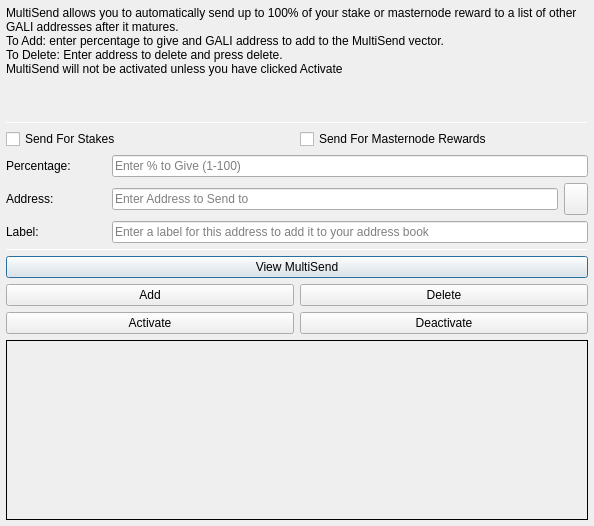
<?xml version="1.0" encoding="UTF-8"?>
<ui version="4.0">
 <class>MultiSendDialog</class>
 <widget class="QDialog" name="MultiSendDialog">
  <property name="windowModality">
   <enum>Qt::NonModal</enum>
  </property>
  <property name="geometry">
   <rect>
    <x>0</x>
    <y>0</y>
    <width>594</width>
    <height>526</height>
   </rect>
  </property>
  <property name="windowTitle">
   <string>MultiSend</string>
  </property>
  <layout class="QVBoxLayout" name="verticalLayout" stretch="0">
   <property name="leftMargin">
    <number>6</number>
   </property>
   <property name="topMargin">
    <number>6</number>
   </property>
   <property name="rightMargin">
    <number>6</number>
   </property>
   <property name="bottomMargin">
    <number>6</number>
   </property>
   <item>
    <layout class="QVBoxLayout" name="verticalLayout_Main" stretch="1,1,1,0,1,1,1">
     <item>
      <widget class="QLabel" name="label_2">
       <property name="lineWidth">
        <number>1</number>
       </property>
       <property name="text">
        <string>MultiSend allows you to automatically send up to 100% of your stake or masternode reward to a list of other GALI addresses after it matures.
To Add: enter percentage to give and GALI address to add to the MultiSend vector.
To Delete: Enter address to delete and press delete.
MultiSend will not be activated unless you have clicked Activate</string>
       </property>
       <property name="alignment">
        <set>Qt::AlignLeading|Qt::AlignLeft|Qt::AlignTop</set>
       </property>
       <property name="wordWrap">
        <bool>true</bool>
       </property>
      </widget>
     </item>
     <item>
      <widget class="Line" name="line">
       <property name="minimumSize">
        <size>
         <width>0</width>
         <height>1</height>
        </size>
       </property>
       <property name="maximumSize">
        <size>
         <width>16777215</width>
         <height>1</height>
        </size>
       </property>
       <property name="orientation">
        <enum>Qt::Horizontal</enum>
       </property>
      </widget>
     </item>
     <item>
      <layout class="QVBoxLayout" name="verticalLayout_Settings">
       <item>
        <layout class="QHBoxLayout" name="horizontalLayout">
         <item>
          <widget class="QCheckBox" name="multiSendStakeCheckBox">
           <property name="text">
            <string>Send For Stakes</string>
           </property>
          </widget>
         </item>
         <item>
          <widget class="QCheckBox" name="multiSendMasternodeCheckBox">
           <property name="text">
            <string>Send For Masternode Rewards</string>
           </property>
          </widget>
         </item>
        </layout>
       </item>
       <item>
        <layout class="QHBoxLayout" name="horizontalLayout_6">
         <item>
          <widget class="QLabel" name="label">
           <property name="minimumSize">
            <size>
             <width>100</width>
             <height>0</height>
            </size>
           </property>
           <property name="toolTip">
            <string>Percentage of stake to send</string>
           </property>
           <property name="text">
            <string>Percentage:</string>
           </property>
          </widget>
         </item>
         <item>
          <widget class="QLineEdit" name="multiSendPercentEdit">
           <property name="toolTip">
            <string>Enter whole numbers 1 - 100</string>
           </property>
           <property name="placeholderText">
            <string>Enter % to Give (1-100)</string>
           </property>
          </widget>
         </item>
        </layout>
       </item>
       <item>
        <layout class="QHBoxLayout" name="horizontalLayout_7">
         <item>
          <widget class="QLabel" name="label_5">
           <property name="minimumSize">
            <size>
             <width>100</width>
             <height>0</height>
            </size>
           </property>
           <property name="toolTip">
            <string>Address to send portion of stake to</string>
           </property>
           <property name="text">
            <string>Address:</string>
           </property>
          </widget>
         </item>
         <item>
          <widget class="QLineEdit" name="multiSendAddressEdit">
           <property name="toolTip">
            <string/>
           </property>
           <property name="placeholderText">
            <string>Enter Address to Send to</string>
           </property>
          </widget>
         </item>
         <item>
          <widget class="QToolButton" name="addressBookButton">
           <property name="maximumSize">
            <size>
             <width>16777215</width>
             <height>32</height>
            </size>
           </property>
           <property name="toolTip">
            <string>Choose an address from the address book</string>
           </property>
           <property name="text">
            <string/>
           </property>
           <property name="icon">
            <iconset resource="../galilel.qrc">
             <normaloff>:/icons/address-book</normaloff>:/icons/address-book</iconset>
           </property>
           <property name="shortcut">
            <string>Alt+A</string>
           </property>
          </widget>
         </item>
        </layout>
       </item>
      </layout>
     </item>
     <item>
      <layout class="QHBoxLayout" name="horizontalLayout_3">
       <item>
        <widget class="QLabel" name="label_3">
         <property name="minimumSize">
          <size>
           <width>100</width>
           <height>0</height>
          </size>
         </property>
         <property name="text">
          <string>Label:</string>
         </property>
        </widget>
       </item>
       <item>
        <widget class="QLineEdit" name="labelAddressLabelEdit">
         <property name="placeholderText">
          <string>Enter a label for this address to add it to your address book</string>
         </property>
        </widget>
       </item>
      </layout>
     </item>
     <item>
      <widget class="Line" name="line_2">
       <property name="minimumSize">
        <size>
         <width>0</width>
         <height>1</height>
        </size>
       </property>
       <property name="maximumSize">
        <size>
         <width>16777215</width>
         <height>1</height>
        </size>
       </property>
       <property name="orientation">
        <enum>Qt::Horizontal</enum>
       </property>
      </widget>
     </item>
     <item>
      <layout class="QVBoxLayout" name="verticalLayout_Buttons">
       <item>
        <layout class="QHBoxLayout" name="horizontalLayout_4">
         <item>
          <widget class="QPushButton" name="viewButton">
           <property name="toolTip">
            <string/>
           </property>
           <property name="statusTip">
            <string>View MultiSend Vector</string>
           </property>
           <property name="text">
            <string>View MultiSend</string>
           </property>
          </widget>
         </item>
        </layout>
       </item>
       <item>
        <layout class="QHBoxLayout" name="horizontalLayout_2">
         <item>
          <widget class="QPushButton" name="addButton">
           <property name="toolTip">
            <string/>
           </property>
           <property name="statusTip">
            <string>Add to MultiSend Vector</string>
           </property>
           <property name="text">
            <string>Add</string>
           </property>
          </widget>
         </item>
         <item>
          <widget class="QPushButton" name="deleteButton">
           <property name="toolTip">
            <string/>
           </property>
           <property name="statusTip">
            <string>Delete Address From MultiSend Vector</string>
           </property>
           <property name="text">
            <string>Delete</string>
           </property>
          </widget>
         </item>
        </layout>
       </item>
       <item>
        <layout class="QHBoxLayout" name="horizontalLayout_5">
         <item>
          <widget class="QPushButton" name="activateButton">
           <property name="statusTip">
            <string>Activate MultiSend</string>
           </property>
           <property name="text">
            <string>Activate</string>
           </property>
          </widget>
         </item>
         <item>
          <widget class="QPushButton" name="disableButton">
           <property name="statusTip">
            <string>Deactivate MultiSend</string>
           </property>
           <property name="text">
            <string>Deactivate</string>
           </property>
          </widget>
         </item>
        </layout>
       </item>
      </layout>
     </item>
     <item>
      <widget class="QLabel" name="message">
       <property name="minimumSize">
        <size>
         <width>0</width>
         <height>180</height>
        </size>
       </property>
       <property name="frameShape">
        <enum>QFrame::Panel</enum>
       </property>
       <property name="frameShadow">
        <enum>QFrame::Plain</enum>
       </property>
       <property name="lineWidth">
        <number>1</number>
       </property>
       <property name="midLineWidth">
        <number>1</number>
       </property>
       <property name="text">
        <string/>
       </property>
       <property name="alignment">
        <set>Qt::AlignLeading|Qt::AlignLeft|Qt::AlignTop</set>
       </property>
       <property name="wordWrap">
        <bool>true</bool>
       </property>
      </widget>
     </item>
    </layout>
   </item>
  </layout>
 </widget>
 <resources>
  <include location="../galilel.qrc"/>
 </resources>
 <connections/>
</ui>
